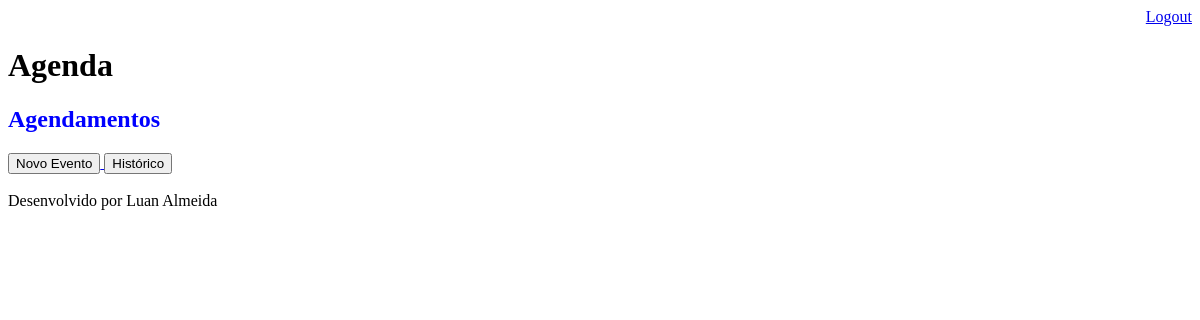
Page /agenda/ (signed in) on the earlier database version.
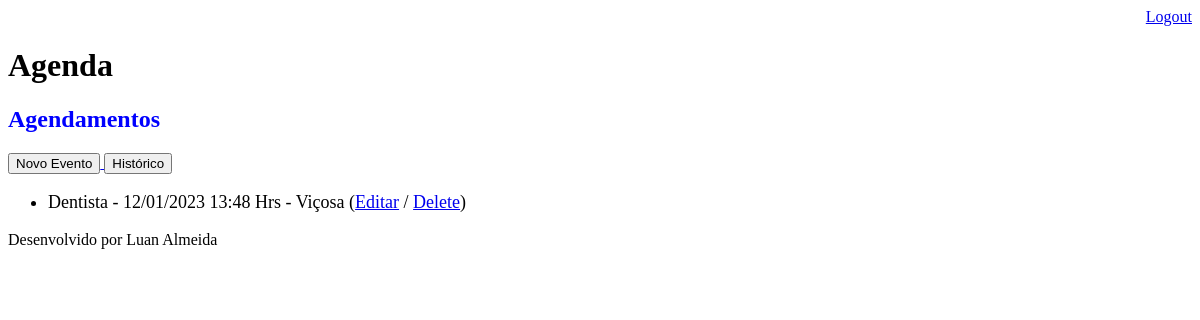
Same page on the later database version.
### core/models.py (models this page shows, shortened)
class Evento(models.Model):
    titulo = models.CharField(max_length=100)
    descricao = models.TextField(blank=True, null=True)
    data_evento = models.DateTimeField(verbose_name='Data do Evento')
    data_criacao = models.DateTimeField(auto_now=True)
    local = models.CharField(blank=True, null=True, max_length=50)
    usuario = models.ForeignKey(User, on_delete=models.CASCADE)
    class Meta:
        db_table = 'evento'
    def get_data_evento(self):
        return self.data_evento.strftime('%d/%m/%Y %H:%M Hrs')
    def get_evento_atrasado(self):
        if self.data_evento < datetime.now():
            return True
        else:
            return False
    def get_evento_hora(self):
        data_atrasado = datetime.now() + timedelta(hours=1)
        if (datetime.now() < self.data_evento) and (self.data_evento < data_atrasado):
            return True
        else:
            return False

### core/views.py (the view)
# urls.py: path('agenda/', views.lista_eventos),
@login_required(login_url='/login/')
def lista_eventos(request):
    usuario = request.user
    data_atual = datetime.now() - timedelta(hours=1)
    evento = Evento.objects.filter(usuario=usuario, data_evento__gt=data_atual)
    dados = {'eventos': evento}
    return render(request, 'agenda.html', dados)

### templates/agenda.html (shortened to what this page needs)
{% extends "model-page.html" %}
{% block content %}
    {% load static %}
    <link href="{% static 'css/style.css' %}" rel='stylesheet'>
    <h2 class='agenda'> Agendamentos </h2>
    <a href='evento/'>
        <button type='button'>Novo Evento</button>
    </a>
    <a href='historico/'>
        <button type='button'>Histórico</button>
    </a>
    <ul style="font-size: 18px">
        {% for evento in eventos %}
            <li>
                <div style=
                            >
                    {{evento.titulo}} - {{evento.get_data_evento}} - {{evento.local}}
                    (<a href='evento/?id={{evento.id}}'>Editar</a>
                    / <a href='evento/delete/{{evento.id}}'>Delete</a>)
                </div>
            </li>
        {% endfor %}
    </ul>
{% endblock %}

Differences in the rows shown:
added Evento: titulo "Dentista", get_data_evento "12/01/2023 13:48 Hrs", local "Viçosa"
